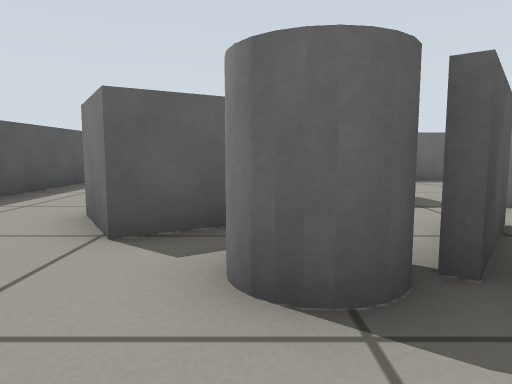
view 1 (above)

16 first-person views from a walk through a world built for the Gazebo simulator. The camera is 0.4 m above the floor, tilts 6° down and sees 70° across. The floor is counted in squares, 0.5 m on a side. Each view is taken from the middle of a square. On the plan, view 1 faces up. The plan holds only what a view shows up to about 12 squares ahead; the rest is blank.

view 2
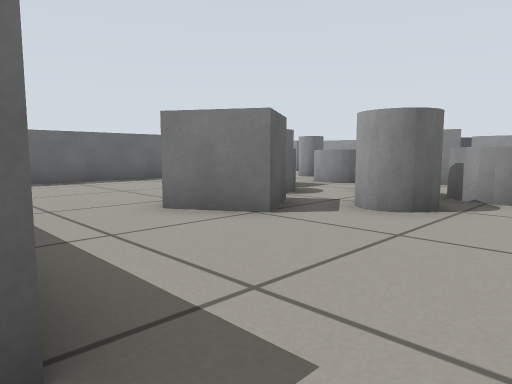

view 3
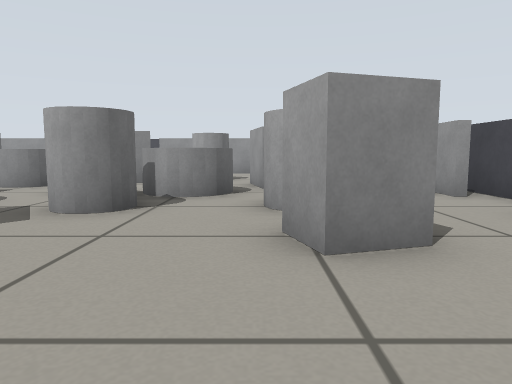

view 4
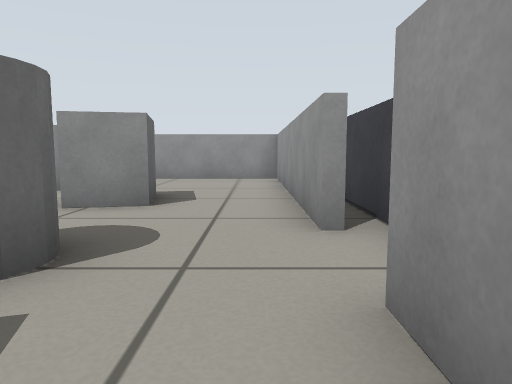

view 5
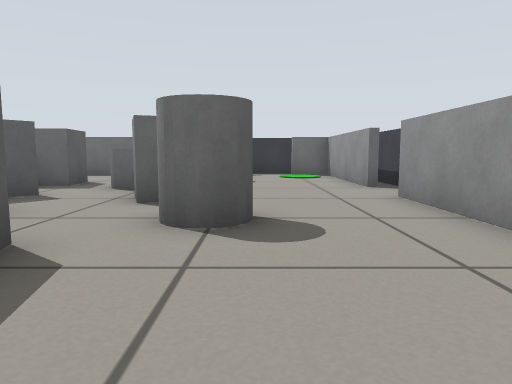

view 6
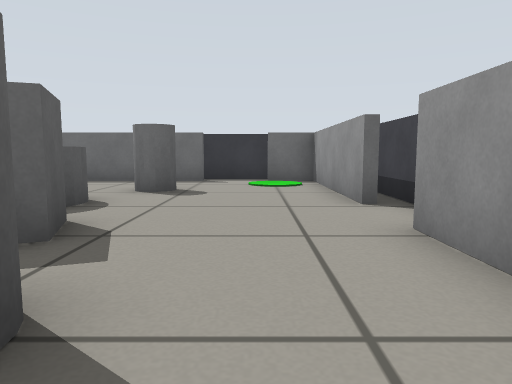

view 7
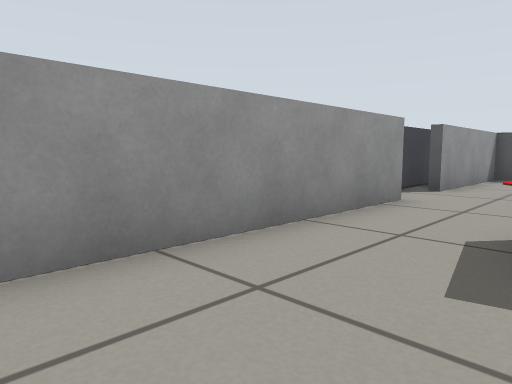

view 8
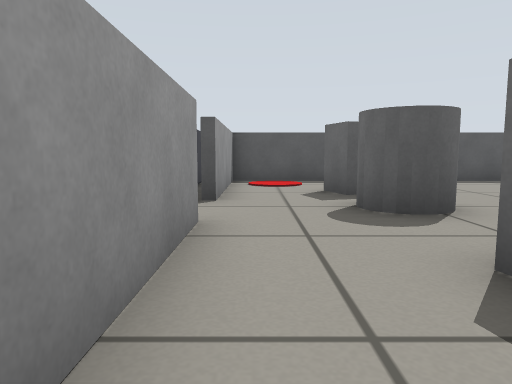

view 9
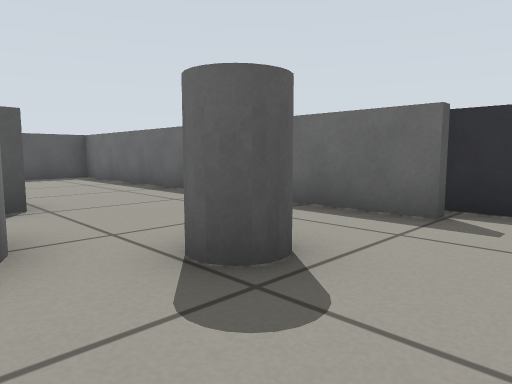

view 10
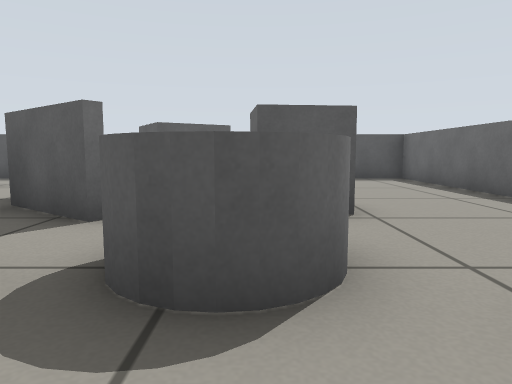

view 11
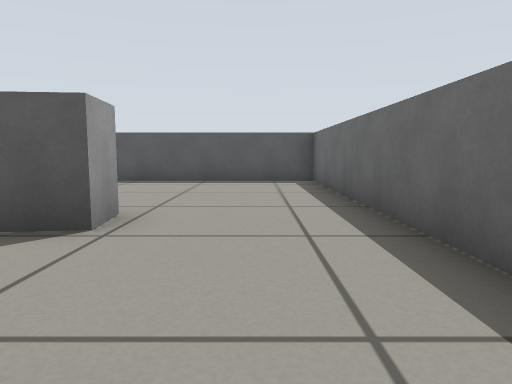

view 12
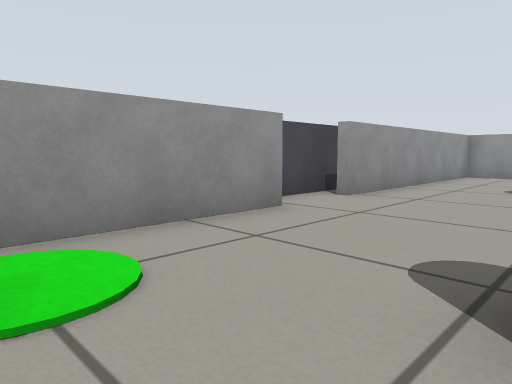

view 13
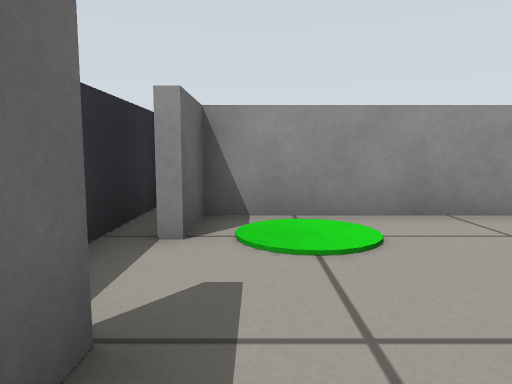

view 14
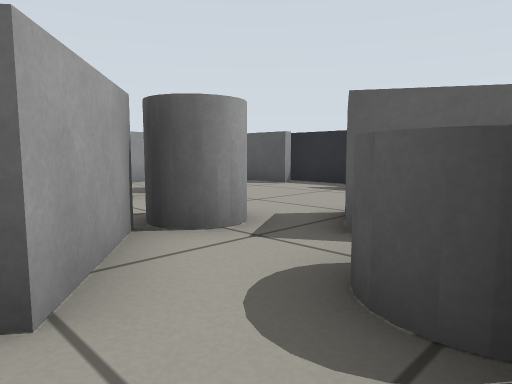

view 15
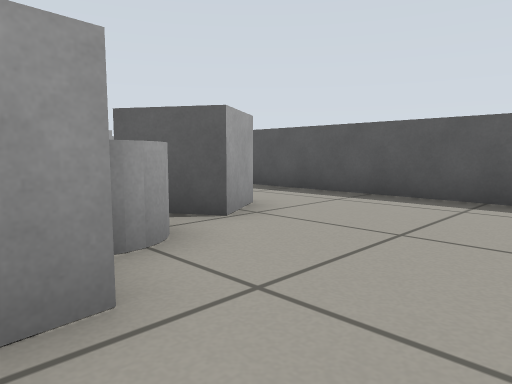

view 16
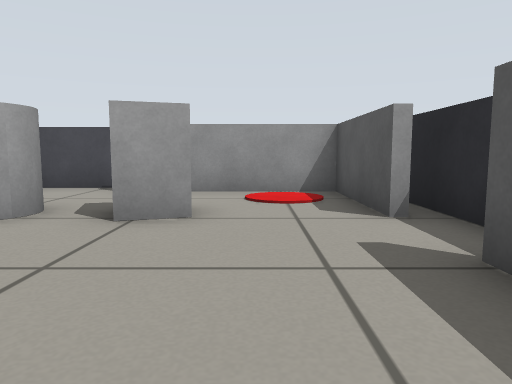

### Floor plan
Points are (right, up) in squares from view 1. A wall is a line through its corners. A room is listed if a view was taken in it or the views show most of it. See-through windows are left out.
Room 1 (views 1, 2, 3, 4, 5, 6, 7, 8, 9, 10, 11, 12, 13, 14, 15, 16)
walls: (2.8, 4.1) (1.5, 2.4); (1.5, 2.7) (2.6, 4.2); (6.5, 10.7) (-4.7, 10.7) (-4.7, 1.2); (9.7, 5.6) (9.7, 10.7) (8.2, 10.7); (10.5, 2.9) (10.5, 7.5); (1.6, -3.7) (9.7, -3.7) (9.7, 3.9); (-5.5, 0.9) (-5.5, -2); (-4.7, -0.5) (-4.7, -3.7) (-0.1, -3.7); (10.5, 11.5) (6.2, 11.5); (-1.9, -4.5) (4.1, -4.5); (-4.1, -4.5) (-3.4, -4.5)
objects: grey box (-2, -1) to (-1, -1); grey box (-2, 4) to (0, 5); grey cylinder (0, -1) to (1, 0); grey cylinder (0, 2) to (1, 3); grey cylinder (0, 5) to (1, 6); grey box (1, 6) to (2, 7); grey cylinder (2, 1) to (3, 2); grey box (4, -1) to (5, 0); grey cylinder (4, 5) to (5, 6); grey box (5, 3) to (6, 4); grey cylinder (6, 1) to (7, 2); grey cylinder (6, 8)

Where each view was taken, in squares from view 1:
view 1: 0 up, 0 right, facing up
view 2: 0 up, 5 left, facing up-right
view 3: 0 up, 5 left, facing right
view 4: 3 down, 2 left, facing right
view 5: 3 down, 7 right, facing up
view 6: 0 up, 8 right, facing up
view 7: 1 down, 8 right, facing down-left
view 8: 3 down, 6 right, facing left
view 9: 6 up, 8 right, facing up-left
view 10: 6 up, 7 right, facing left
view 11: 9 up, 6 right, facing left
view 12: 10 up, 6 right, facing down-right
view 13: 10 up, 5 right, facing right
view 14: 6 up, 3 right, facing down-left
view 15: 9 up, 2 right, facing down-left
view 16: 4 up, 3 left, facing down
